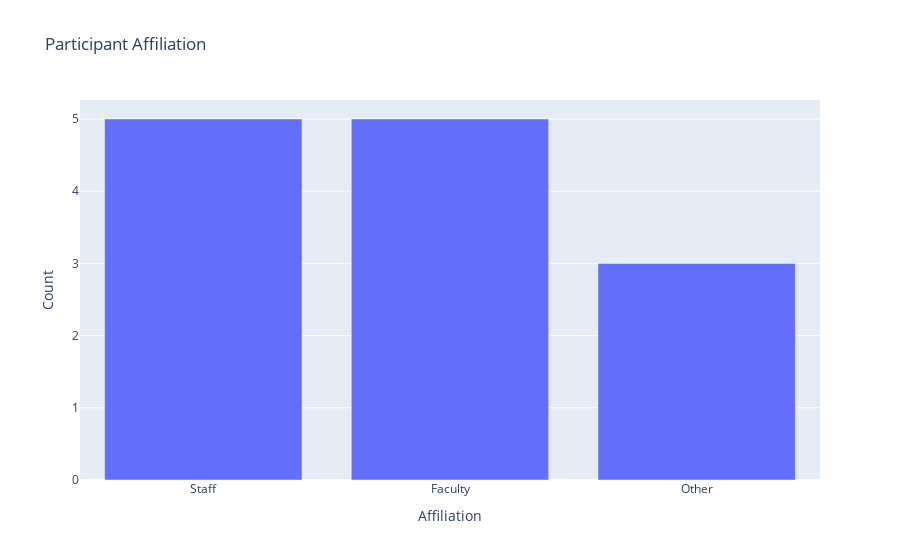

The notebook cell saved with this chart:
### Markdown cell above
### Participant Profile

### Code cell
affiliation_dict = {1: 'Faculty', 2: 'Staff', 3:'Student', 4:'Other'}
data['affiliation'] = data['uci_affiliation'].map(affiliation_dict)
affiliation = data['affiliation'].value_counts().reset_index()
affiliation.columns = ["Affiliation", "Count"]

fig1 = px.bar(affiliation, x="Affiliation", y='Count', title="Participant Affiliation")
fig1.show()

### Figure 1 — Plotly figure (JSON) as saved in the notebook; plotly's stock layout.template omitted (floating-point values rounded to 4 significant figures)
{"data": [{"alignmentgroup": "True", "hovertemplate": "Affiliation=%{x}<br>Count=%{y}<extra></extra>", "legendgroup": "", "marker": {"color": "#636efa", "pattern": {"shape": ""}}, "name": "", "offsetgroup": "", "orientation": "v", "showlegend": false, "textposition": "auto", "type": "bar", "x": ["Staff", "Faculty", "Other"], "xaxis": "x", "y": [5, 5, 3], "yaxis": "y"}], "layout": {"barmode": "relative", "legend": {"tracegroupgap": 0}, "title": {"text": "Participant Affiliation"}, "xaxis": {"anchor": "y", "domain": [0, 1], "title": {"text": "Affiliation"}}, "yaxis": {"anchor": "x", "domain": [0, 1], "title": {"text": "Count"}}}}
